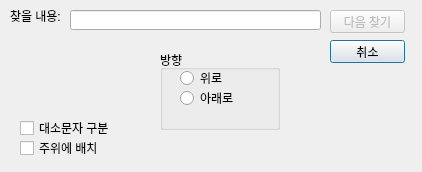
<?xml version="1.0" encoding="UTF-8"?>
<ui version="4.0">
 <class>Dialog</class>
 <widget class="QDialog" name="Dialog">
  <property name="geometry">
   <rect>
    <x>0</x>
    <y>0</y>
    <width>422</width>
    <height>172</height>
   </rect>
  </property>
  <property name="windowTitle">
   <string>찾기</string>
  </property>
  <widget class="QLabel" name="label_findstr">
   <property name="geometry">
    <rect>
     <x>10</x>
     <y>10</y>
     <width>56</width>
     <height>12</height>
    </rect>
   </property>
   <property name="text">
    <string>찾을 내용:</string>
   </property>
  </widget>
  <widget class="QLineEdit" name="lineEdit">
   <property name="geometry">
    <rect>
     <x>70</x>
     <y>10</y>
     <width>251</width>
     <height>20</height>
    </rect>
   </property>
  </widget>
  <widget class="QPushButton" name="pushButton_cancel">
   <property name="geometry">
    <rect>
     <x>330</x>
     <y>40</y>
     <width>75</width>
     <height>23</height>
    </rect>
   </property>
   <property name="text">
    <string>취소</string>
   </property>
  </widget>
  <widget class="QPushButton" name="pushButton_findnext">
   <property name="enabled">
    <bool>false</bool>
   </property>
   <property name="geometry">
    <rect>
     <x>330</x>
     <y>10</y>
     <width>75</width>
     <height>23</height>
    </rect>
   </property>
   <property name="text">
    <string>다음 찾기</string>
   </property>
  </widget>
  <widget class="QCheckBox" name="checkBox">
   <property name="geometry">
    <rect>
     <x>20</x>
     <y>120</y>
     <width>101</width>
     <height>16</height>
    </rect>
   </property>
   <property name="text">
    <string>대소문자 구분</string>
   </property>
  </widget>
  <widget class="QCheckBox" name="checkBox_2">
   <property name="geometry">
    <rect>
     <x>20</x>
     <y>140</y>
     <width>101</width>
     <height>16</height>
    </rect>
   </property>
   <property name="text">
    <string>주위에 배치</string>
   </property>
  </widget>
  <widget class="QGroupBox" name="groupBox">
   <property name="geometry">
    <rect>
     <x>160</x>
     <y>50</y>
     <width>120</width>
     <height>80</height>
    </rect>
   </property>
   <property name="title">
    <string>방향</string>
   </property>
   <widget class="QRadioButton" name="radioButton">
    <property name="geometry">
     <rect>
      <x>20</x>
      <y>20</y>
      <width>51</width>
      <height>16</height>
     </rect>
    </property>
    <property name="text">
     <string>위로</string>
    </property>
   </widget>
   <widget class="QRadioButton" name="radioButton_2">
    <property name="geometry">
     <rect>
      <x>20</x>
      <y>40</y>
      <width>71</width>
      <height>16</height>
     </rect>
    </property>
    <property name="text">
     <string>아래로</string>
    </property>
   </widget>
  </widget>
 </widget>
 <resources/>
 <connections/>
</ui>
